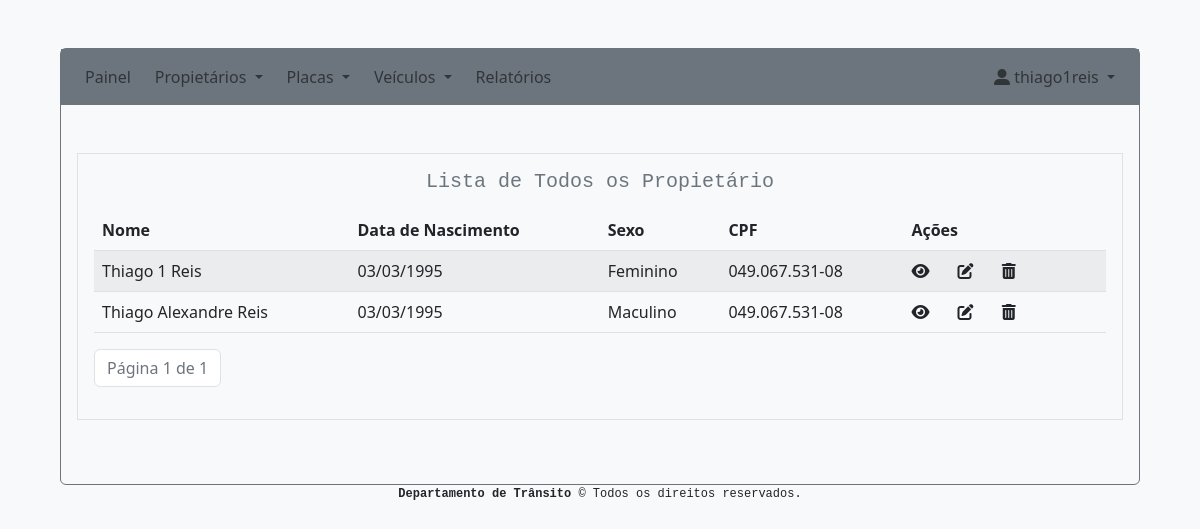
Before: /sistema/propietarios (signed in) with the older database file.
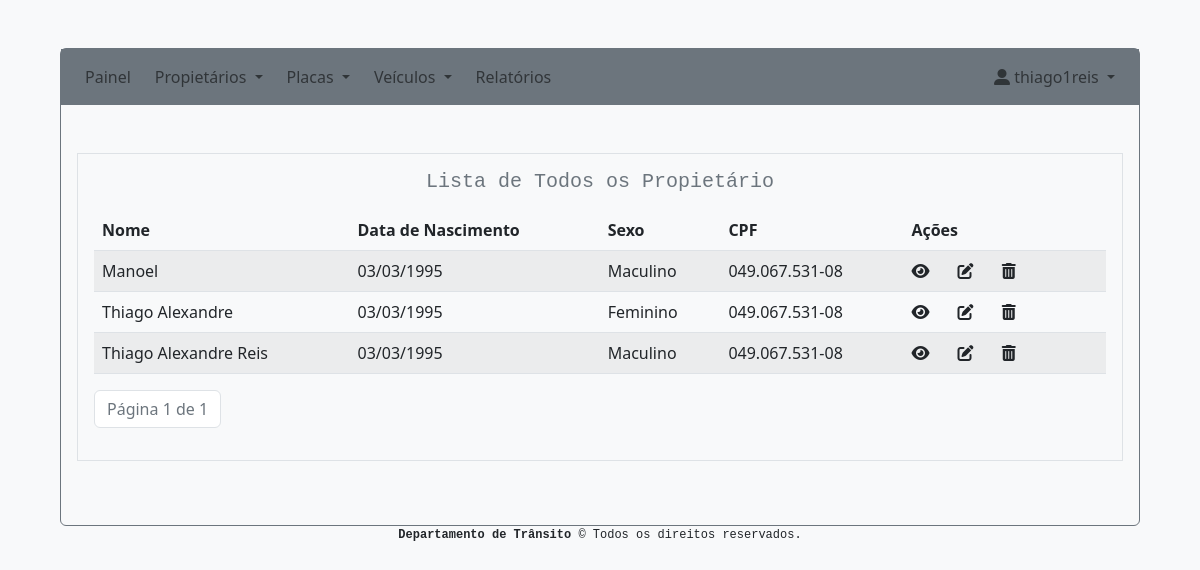
After: the same page with the newer database file.
### system/models.py (models this page shows, shortened)
class Owner(models.Model):
    SEX_CHOICES = [
        ('Feminino', 'Feminino'),
        ('Maculino', 'Maculino'),
        ('Outro', 'Outro')
    ]
    name = models.CharField(max_length=255)
    birth_date = models.DateField()
    sex = models.CharField(max_length=10, choices=SEX_CHOICES, blank=False, null=False)
    cpf = models.CharField(max_length=255)
    telephone = models.CharField(max_length=255, blank=True, null=True)
    email = models.EmailField(blank=True, null=True)
    zip_code = models.CharField(max_length=255)
    state = models.CharField(max_length=25, choices=STATE_CHOICES, blank=False, null=False)
    city = models.CharField(max_length=255)
    district = models.CharField(max_length=255)
    road = models.CharField(max_length=255)
    number = models.IntegerField(blank=True, null=True)
    complement = models.CharField(max_length=255, blank=True, null=True)
    reference_point = models.CharField(max_length=255, blank=True, null=True)
    comments = models.CharField(max_length=255, blank=True, null=True)
    created = models.DateTimeField('created', auto_now_add=True)
    modified = models.DateTimeField('modified', auto_now=True)

### system/views.py (the view)
# urls.py: path('propietarios', views.owner_index, name='owner_index'),
@login_required(login_url="/")
def owner_index(request):
    owners = Owner.objects.all().order_by('-created')
    paginator = Paginator(owners, 10)
    page_number = request.GET.get('page')
    page_obj = paginator.get_page(page_number)
    context = {
        'page_obj': page_obj
    }
    return render(request, 'system/owner_index.html', context)

### system/templates/system/owner_index.html (shortened to what this page needs)
{% extends 'base.html' %}
{% block content %}
    <div class="border p-3 m-3">
        <h5 class="font-monospace text-secondary text-center mb-3">Lista de Todos os Propietário</h5>
        <div class="table-responsive">
            <table class="table table-striped">
                <thead>
                  <tr>
                    <th scope="col">Nome</th>
                    <th scope="">Data de Nascimento</th>
                    <th scope="col">Sexo</th>
                    <th scope="col">CPF</th>
                    <th scope="col">Ações</th>
                  </tr>
                </thead>
                <tbody>
                {% for owner in page_obj %}
                  <tr>
                    <td>{{ owner.name }}</td>
                    <td>{{ owner.birth_date|date:"d/m/Y" }}</td>
                    <td>{{ owner.sex }}</td>
                    <td>{{ owner.cpf }}</td>
                    <td class="">
                        <a href="{% url 'owner_show' owner.id %}" class="me-4 text-dark"><i class="fa-solid fa-eye"></i></a>
                        <a href="{% url 'owner_edit' owner.id %}" class="me-4 text-dark"><i class="fa-solid fa-pen-to-square "></i></a>
                        <a href="{% url 'owner_delete' owner.id %}" class="me-4 text-dark" onclick="return confirm('Tem certeza que deseja excluir esse Propietário ?')"><i class="fa-solid fa-trash-can"></i></a>
                    </td>
                  </tr>
                {% endfor %}
                </tbody>
             </table>
          </div>
          <nav aria-label="Page navigation example ">
            <ul class="pagination ">
                <li class="page-item disabled"><span class="page-link text-secondary" >Página {{ page_obj.number }} de {{ page_obj.paginator.num_pages }}</span></li>
            </ul>
          </nav>
    </div>
{% endblock %}

Changed rows visible on the page:
added Owner: name "Manoel", birth_date "03/03/1995", sex "Maculino", cpf "049.067.531-08"
changed Owner "Feminino": name "Thiago 1 Reis" → "Thiago Alexandre"
